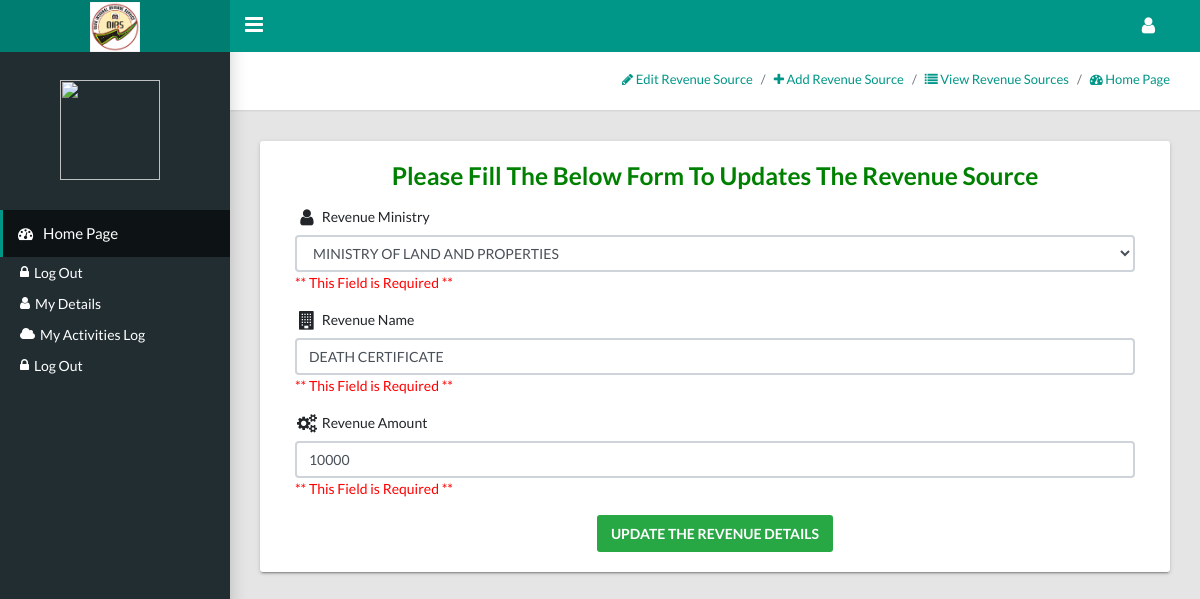
Screenshot of /ministry-of-finance/edit-revenue-source-details.php?revenue_source_name=DEATH CERTIFICATE&&ministry_code=OSUN/MIN/111180&&revenue_source_id=5 with the database file from the repository.
### tables this page shows
CREATE TABLE `ministry` (
  `ministry_id` int(255) NOT NULL,
  `ministry_name` text NOT NULL,
  `ministry_code` varchar(255) NOT NULL,
  `ministry_logo` text NOT NULL,
  `time_added` timestamp NOT NULL DEFAULT CURRENT_TIMESTAMP ON UPDATE CURRENT_TIMESTAMP
);

CREATE TABLE `source_revenue` (
  `source_id` int(255) NOT NULL,
  `source_name` varchar(255) NOT NULL,
  `ministry_id` int(255) NOT NULL,
  `revenue_amount` varchar(255) NOT NULL,
  `time_added` timestamp NOT NULL DEFAULT CURRENT_TIMESTAMP ON UPDATE CURRENT_TIMESTAMP
);

### ministry-of-finance/libs_dev/revenue/revenue_class.php (called while the page is built, shortened)
<?php
	class sourcesOfRevenue
	{
		public $db;
		function __construct($db)
		{
			$this->db=$db;
		}
		public function seeRevenueourceID($source_id)
		{
			try {
				$checkRev= $this->db->prepare("SELECT * FROM source_revenue WHERE source_id=:source_id");
				$arrCheckRev = array(':source_id'=>$source_id);
				$checkRev->execute($arrCheckRev);
				$roll = $checkRev->fetch();
				return $roll;
			}catch(PDOException $e){
				$_SESSION['error']= $e->getMessage();
				return false;
			}
		}
	}
?>

### ministry-of-finance/libs_dev/local-ministry/local_ministry_class.php (called while the page is built, shortened)
<?php
	class stateMinistry
	{
		public $db;
		function __construct($db)
		{
			$this->db=$db;
		}
		public function gettingMinistryIDDetails($ministry_id)
		{
			try {
				$gettingMinistry = $this->db->prepare("SELECT * FROM ministry WHERE ministry_id=:ministry_id");
				$getMin = array(':ministry_id'=>$ministry_id);
				$gettingMinistry->execute($getMin);
				$gold = $gettingMinistry->fetch();
				return $gold;
			} catch (PDOException $e) {
				$_SESSION['error'] = $e->getMessage();
			}
		}
	}
?>

### ministry-of-finance/edit-revenue-source-details.php (the view, shortened to what this page needs)
<?php
	require '../header.php';
	require '../side-bar.php';require 'libs_dev/local-ministry/local_ministry_class.php';
    require 'libs_dev/revenue/revenue_class.php';
    $minLocal = new stateMinistry($db);
    $revSouceing = new sourcesOfRevenue($db);
    $source_name = $_GET['revenue_source_name'];
    $ministry_code = $_GET['ministry_code'];
    $source_id = $_GET['revenue_source_id'];
    $revDet =$revSouceing->seeRevenueourceID($source_id);
    $ministry_id = $revDet['ministry_id'];
    $miniName = $minLocal->gettingMinistryIDDetails($ministry_id);
    $ministry_name = $miniName['ministry_name'];
?>
<main class="app-content">
    <div class="app-title">
        <ul class="app-breadcrumb breadcrumb">
            <li class="breadcrumb-item active"><a href="edit-revenue-source-details.php?source_name=<?php echo $source_name ?>&&ministry_code=<?php echo $ministry_code ?>"><i class="fa fa-pencil"></i> Edit Revenue Source</a></li>
            <li class="breadcrumb-item"><a href="add-revenue-source.php"><i class="fa fa-plus"></i> Add Revenue Source</a></li>
          	<li class="breadcrumb-item"><a href="view-all-revenue-source.php"><i class="fa fa-list"></i> View Revenue Sources</a></li>
          	<li class="breadcrumb-item"><a href="./"><i class="fa fa-dashboard"></i> Home Page</a></li>
        </ul>
    </div>
    <div class="row">
        <div class="col-md-12">
        </div>
        <div class="col-md-12">
            <div class="tile">
                <div class="row">
                    <div class="col-lg-12">
                        <h3><p align="center" style="color: green">Please Fill The Below Form To Updates The Revenue Source </p></h3>
                        <form action="process-update-revenue-source.php" method="post" enctype="multipart/form-data">
                            <div class="col-lg-12">
                                <div class="form-group">
                                    <label for="exampleInputEmail1"><i class="fa fa-lg fa-fw fa-user"></i> Revenue Ministry</label>
                                    <select class="form-control"  name="ministry_id" required>
                                        <option value="<?php echo $ministry_id ?>"><?php echo $ministry_name ?></option>
                                    </select>
                                    <span style="color: red">** This Field is Required **</span>
                                </div>
                            </div>
                            <div class="col-lg-12">
                                <div class="form-group">
                                    <label for="exampleInputEmail1"><i class="fa fa-lg fa-fw fa-building"></i> Revenue Name</label>
                                    <input class="form-control" type="text" name="source_name" value="<?php echo $source_name ?>" placeholder="Enter The Revenue Name">
                                    <span style="color: red">** This Field is Required **</span>
                                </div>
                            </div>
                            <div class="col-lg-12">
                                <div class="form-group">
                                    <label for="exampleInputEmail1"><i class="fa fa-lg fa-fw fa-cogs"></i> Revenue Amount</label>
                                    <input class="form-control" type="number" name="revenue_amount" value="<?php echo $revDet['revenue_amount'] ?>" placeholder="Enter The Revenue Amount">
                                    <span style="color: red">** This Field is Required **</span>
                                </div>
                            </div>
                            <div class="col-lg-12" align="center">
                                <button class="btn btn-success" name="update-source">UPDATE THE REVENUE DETAILS</button>
                            </div>
                        </form>
                    </div>
                </div>
            </div>
     </div>
</main>
<?php
	require '../footer.php';
?>

### rows the page displays
ministry: ministry_id "MINISTRY OF LAND AND PROPERTIES"
source_revenue: revenue_amount "10000"
